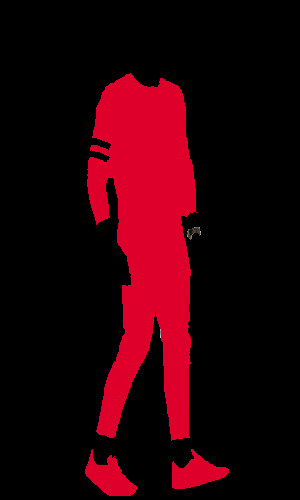
#> input picture segmentation/semantic-future/label.jpg, 300 x 500 px
$ python -i preprocessing.py   (imports and definitions only)
#> lines starting #> are read from the running program, lines starting #| are printed output that depends on the picture
import os
import cv2
import random
import pandas as pd
import numpy as np
import matplotlib.pyplot as plt
from gluoncv.utils import makedirs
import shutil
from lxml.etree import Element, SubElement, tostring
from xml.dom.minidom import parseString
import xml.etree.cElementTree as ET
from sklearn.model_selection import train_test_split

INPUT_DIR='D:\\BaiduNetdiskDownload\\'
OUPUT_DIR='D:\\BaiduNetdiskDownload\\dataset'
Annotation_Imgs='D:\\BaiduNetdiskDownload\\Anno\\list_category_img.txt'
Annotation_Bbox='D:\\BaiduNetdiskDownload\\Anno\\list_bbox.txt'
Annotation_Label='D:\\BaiduNetdiskDownload\\Anno\\list_category_cloth.txt'
# [4 lines not run here, left out]

# [14 lines left out: functions get_imgs_and_labels, copy_rename_img, not called in this run]

# move imgs to dir
def move_imgs(imgs):
    for path,label in imgs:
        path=path.replace('/','\\\\')
        input_path=os.path.join(INPUT_DIR,path)
        new_all_file_path=copy_rename_img(input_path)
        print('move jpgs to:%s'%new_all_file_path)

# [116 lines left out: functions get_annotation, make_xml, get_label, get_xml_file, load_label, not called in this run]


# [54 lines not run here, left out]

    # [9 lines of commented-out code are left out]

>>> import cv2
>>> picture = cv2.imread('../segmentation/semantic-future/label.jpg', cv2.IMREAD_GRAYSCALE)
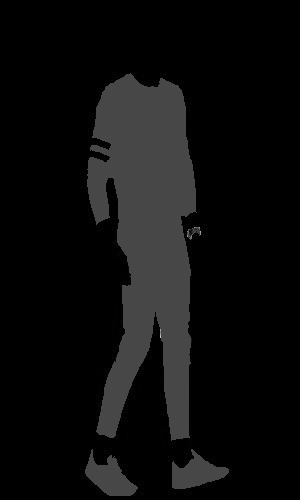
#> picture: shape (500, 300); min 0, max 202, mean 13.2
#> (the run stopped early here; a loop or call above may not have finished)
